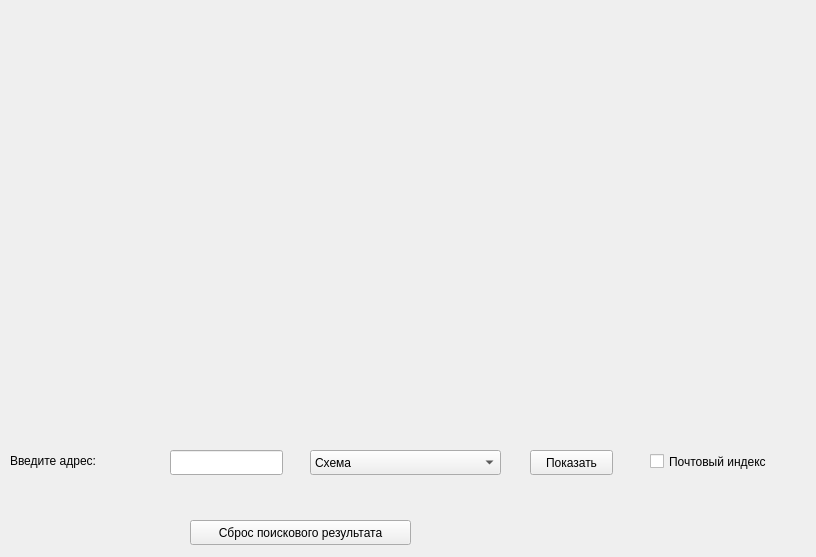
<?xml version="1.0" encoding="UTF-8"?>
<ui version="4.0">
 <class>Form</class>
 <widget class="QWidget" name="Form">
  <property name="geometry">
   <rect>
    <x>0</x>
    <y>0</y>
    <width>816</width>
    <height>557</height>
   </rect>
  </property>
  <property name="windowTitle">
   <string>Form</string>
  </property>
  <widget class="QLineEdit" name="lineEdit">
   <property name="geometry">
    <rect>
     <x>170</x>
     <y>450</y>
     <width>113</width>
     <height>25</height>
    </rect>
   </property>
  </widget>
  <widget class="QLabel" name="label">
   <property name="geometry">
    <rect>
     <x>10</x>
     <y>450</y>
     <width>161</width>
     <height>21</height>
    </rect>
   </property>
   <property name="text">
    <string>Введите адрес: </string>
   </property>
  </widget>
  <widget class="QPushButton" name="pushButton">
   <property name="geometry">
    <rect>
     <x>530</x>
     <y>450</y>
     <width>83</width>
     <height>25</height>
    </rect>
   </property>
   <property name="text">
    <string>Показать</string>
   </property>
  </widget>
  <widget class="QComboBox" name="comboBox">
   <property name="geometry">
    <rect>
     <x>310</x>
     <y>450</y>
     <width>191</width>
     <height>25</height>
    </rect>
   </property>
   <item>
    <property name="text">
     <string>Схема</string>
    </property>
   </item>
   <item>
    <property name="text">
     <string>Спутник</string>
    </property>
   </item>
   <item>
    <property name="text">
     <string>Гибрид</string>
    </property>
   </item>
  </widget>
  <widget class="QPushButton" name="pushButton_2">
   <property name="geometry">
    <rect>
     <x>190</x>
     <y>520</y>
     <width>221</width>
     <height>25</height>
    </rect>
   </property>
   <property name="text">
    <string>Сброс поискового результата</string>
   </property>
  </widget>
  <widget class="QLabel" name="label_2">
   <property name="geometry">
    <rect>
     <x>20</x>
     <y>490</y>
     <width>781</width>
     <height>31</height>
    </rect>
   </property>
   <property name="text">
    <string/>
   </property>
  </widget>
  <widget class="QLabel" name="label_3">
   <property name="geometry">
    <rect>
     <x>20</x>
     <y>526</y>
     <width>91</width>
     <height>21</height>
    </rect>
   </property>
   <property name="text">
    <string/>
   </property>
  </widget>
  <widget class="QCheckBox" name="checkBox">
   <property name="geometry">
    <rect>
     <x>650</x>
     <y>450</y>
     <width>141</width>
     <height>23</height>
    </rect>
   </property>
   <property name="text">
    <string>Почтовый индекс</string>
   </property>
  </widget>
 </widget>
 <resources/>
 <connections/>
</ui>
